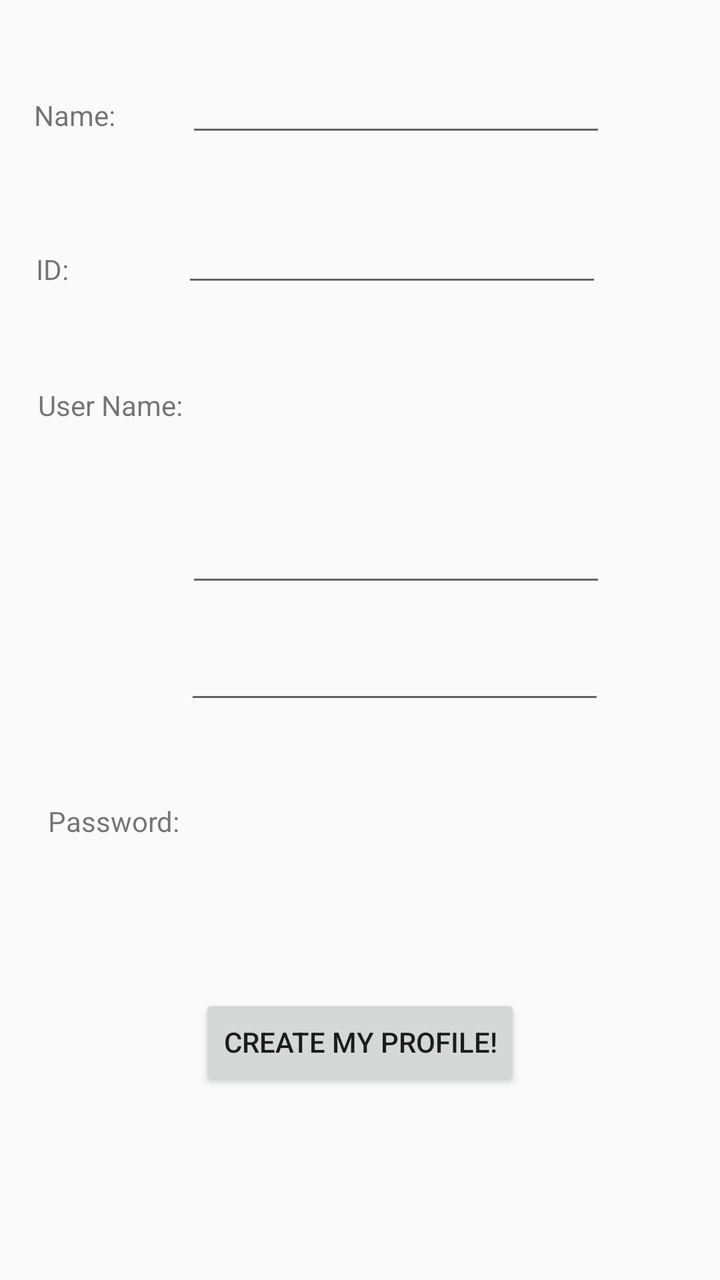
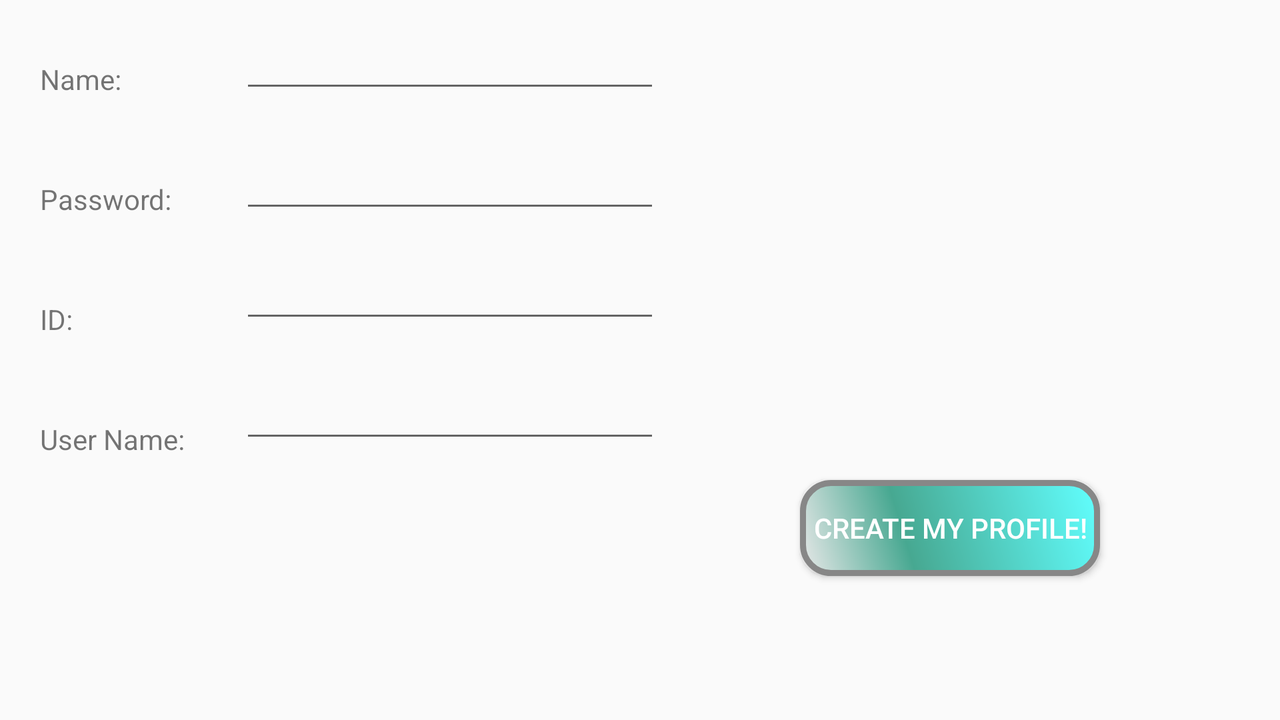

An Android layout and its configuration variant, each rendered on a device that would load it. The default file and the variant file are quoted in full after the pictures.
<!-- AndroidManifest.xml: application theme AppTheme -->
<!-- res/layout/activity_signupapplicant.xml -->
<?xml version="1.0" encoding="utf-8"?>
<RelativeLayout
    xmlns:android="http://schemas.android.com/apk/res/android"
    xmlns:tools="http://schemas.android.com/tools"
    android:layout_width="match_parent"
    android:layout_height="match_parent">

    <EditText
        android:id="@+id/etApplicantName"
        android:layout_width="wrap_content"
        android:layout_height="wrap_content"
        android:layout_alignStart="@+id/etApplicantPassword"
        android:layout_alignParentTop="true"
        android:layout_marginTop="32dp"
        android:ems="10"
        android:inputType="textPersonName"
        tools:layout_editor_absoluteX="99dp"
        tools:layout_editor_absoluteY="36dp"
        android:importantForAutofill="no" />

    <EditText
        android:id="@+id/etApplicantPassword"
        android:layout_width="wrap_content"
        android:layout_height="wrap_content"
        android:layout_alignParentStart="true"
        android:layout_alignParentTop="true"
        android:layout_marginStart="93dp"
        android:layout_marginTop="257dp"
        android:ems="10"
        android:inputType="textPassword"
        tools:layout_editor_absoluteX="99dp"
        tools:layout_editor_absoluteY="108dp"
        android:importantForAutofill="no" />

    <EditText
        android:id="@+id/etApplicantId"
        android:layout_width="wrap_content"
        android:layout_height="wrap_content"
        android:layout_alignParentStart="true"
        android:layout_alignParentTop="true"
        android:layout_marginStart="91dp"
        android:layout_marginTop="107dp"
        android:ems="10"
        android:inputType="numberDecimal"
        tools:layout_editor_absoluteX="99dp"
        tools:layout_editor_absoluteY="181dp"
        android:importantForAutofill="no" />

    <EditText
        android:id="@+id/etApplicantUserName"
        android:layout_width="wrap_content"
        android:layout_height="wrap_content"
        android:layout_alignStart="@+id/etApplicantName"
        android:layout_alignParentBottom="true"
        android:layout_marginStart="-1dp"
        android:layout_marginBottom="283dp"
        android:ems="10"
        android:inputType="textPersonName"
        android:importantForAutofill="no" />

    <TextView
        android:id="@+id/tvApplicantName"
        android:layout_width="wrap_content"
        android:layout_height="wrap_content"
        android:layout_alignParentStart="true"
        android:layout_alignParentTop="true"
        android:layout_marginStart="17dp"
        android:layout_marginTop="48dp"
        android:text="@string/name" />

    <TextView
        android:id="@+id/tvApplicantId"
        android:layout_width="wrap_content"
        android:layout_height="wrap_content"
        android:layout_alignStart="@+id/tvApplicantName"
        android:layout_alignParentTop="true"
        android:layout_marginStart="1dp"
        android:layout_marginTop="125dp"
        android:text="@string/id" />

    <TextView
        android:id="@+id/tvApplicantUserName"
        android:layout_width="wrap_content"
        android:layout_height="wrap_content"
        android:layout_alignStart="@+id/tvApplicantName"
        android:layout_alignParentTop="true"
        android:layout_marginStart="2dp"
        android:layout_marginTop="193dp"
        android:text="@string/user_name_applicant" />

    <TextView
        android:id="@+id/tvApplicantPassword"
        android:layout_width="wrap_content"
        android:layout_height="wrap_content"
        android:layout_alignParentStart="true"
        android:layout_alignParentBottom="true"
        android:layout_marginStart="24dp"
        android:layout_marginBottom="220dp"
        android:text="@string/password_applicant" />

    <Button
        android:id="@+id/btnSignUpApplicant"
        android:layout_width="wrap_content"
        android:layout_height="wrap_content"
        android:layout_alignParentBottom="true"
        android:layout_centerHorizontal="true"
        android:layout_marginBottom="95dp"
        android:text="@string/create_my_profile_applicant" />

</RelativeLayout>
<!-- resources referenced by this layout -->
<resources>
  <string name="create_my_profile_applicant">CREATE MY PROFILE!</string>
  <string name="id">ID:</string>
  <string name="name">Name:</string>
  <string name="password_applicant">Password:</string>
  <string name="user_name_applicant">User Name:</string>
  <style name="AppTheme" parent="Theme.AppCompat.Light.DarkActionBar">
          
          <item name="colorPrimary">@color/colorPrimary</item>
          <item name="colorPrimaryDark">@color/colorPrimaryDark</item>
          <item name="colorAccent">@color/colorAccent</item>
      </style>
</resources>
<!-- res/layout-land/activity_signupapplicant.xml (the author's variant of the layout above) -->
<!-- drawn on the phone turned sideways -->
<?xml version="1.0" encoding="utf-8"?>
<RelativeLayout
    xmlns:android="http://schemas.android.com/apk/res/android"
    xmlns:tools="http://schemas.android.com/tools"
    android:layout_width="match_parent"
    android:layout_height="match_parent">
    
    <TextView
        android:id="@+id/tvApplicantName"
        android:layout_width="wrap_content"
        android:layout_height="wrap_content"
        android:layout_marginTop="30dp"
        android:layout_marginStart="20dp"
        android:text="@string/name" />

    <EditText
        android:id="@+id/etApplicantName"
        android:layout_width="wrap_content"
        android:layout_height="wrap_content"
        android:layout_marginTop="10dp"
        android:layout_marginStart="120dp"
        android:ems="10"
        android:importantForAutofill="no"
        android:inputType="textPersonName"
        tools:layout_editor_absoluteX="99dp"
        tools:layout_editor_absoluteY="36dp" />
    
    <TextView
        android:id="@+id/tvApplicantPassword"
        android:layout_width="wrap_content"
        android:layout_height="wrap_content"
        android:layout_marginStart="20dp"
        android:layout_marginTop="90dp"
        android:text="@string/password_applicant" />

    <EditText
        android:id="@+id/etApplicantPassword"
        android:layout_width="wrap_content"
        android:layout_height="wrap_content"
        android:layout_marginTop="70dp"
        android:layout_marginStart="120dp"
        android:ems="10"
        android:importantForAutofill="no"
        android:inputType="textPassword"
        tools:layout_editor_absoluteX="99dp"
        tools:layout_editor_absoluteY="108dp" />
    
    <TextView
        android:id="@+id/tvApplicantId"
        android:layout_width="wrap_content"
        android:layout_height="wrap_content"
        android:layout_marginStart="20dp"
        android:layout_marginTop="150dp"
        android:text="@string/id" />

    <EditText
        android:id="@+id/etApplicantId"
        android:layout_width="wrap_content"
        android:layout_height="wrap_content"
        android:layout_marginTop="125dp"
        android:layout_marginStart="120dp"
        android:ems="10"
        android:importantForAutofill="no"
        android:inputType="numberDecimal"
        tools:layout_editor_absoluteX="99dp"
        tools:layout_editor_absoluteY="181dp" />
    
    <EditText
        android:id="@+id/etApplicantUserName"
        android:layout_width="wrap_content"
        android:layout_height="wrap_content"
        android:layout_marginTop="185dp"
        android:layout_marginStart="120dp"
        android:ems="10"
        android:importantForAutofill="no"
        android:inputType="textPersonName" />

    <TextView
        android:id="@+id/tvApplicantUserName"
        android:layout_width="wrap_content"
        android:layout_height="wrap_content"
        android:layout_marginStart="20dp"
        android:layout_marginTop="210dp"
        android:text="@string/user_name_applicant" />

    <Button
        android:id="@+id/btnSignUpApplicant"
        android:layout_width="wrap_content"
        android:layout_height="wrap_content"
        android:layout_marginStart="400dp"
        android:layout_marginTop="240dp"
        android:width="150dp"
        android:background="@drawable/button_style"
        android:text="@string/create_my_profile_applicant"
        android:textColor="#ffffff" />

</RelativeLayout>
<!-- resources referenced by the variant -->
<!-- as the phone turned sideways resolves them -->
<resources>
  <!-- drawable button_style (drawable) -->
  <?xml version="1.0" encoding="utf-8"?>
  <shape xmlns:android="http://schemas.android.com/apk/res/android" android:shape="rectangle">
      <corners android:radius="14dp" />
      <gradient
          android:angle="45"
          android:centerX="35%"
          android:centerColor="#47A891"
          android:startColor="#E8E8E8"
          android:endColor="#61FFFF"
          android:type="linear"
          />
      <padding
          android:left="0dp"
          android:top="0dp"
          android:right="0dp"
          android:bottom="0dp"
          />
      <stroke
          android:width="3dp"
          android:color="#878787"
          />
  </shape>
  <string name="create_my_profile_applicant">CREATE MY PROFILE!</string>
  <string name="id">ID:</string>
  <string name="name">Name:</string>
  <string name="password_applicant">Password:</string>
  <string name="user_name_applicant">User Name:</string>
  <style name="AppTheme" parent="Theme.AppCompat.Light.DarkActionBar">
          
          <item name="colorPrimary">@color/colorPrimary</item>
          <item name="colorPrimaryDark">@color/colorPrimaryDark</item>
          <item name="colorAccent">@color/colorAccent</item>
      </style>
</resources>
